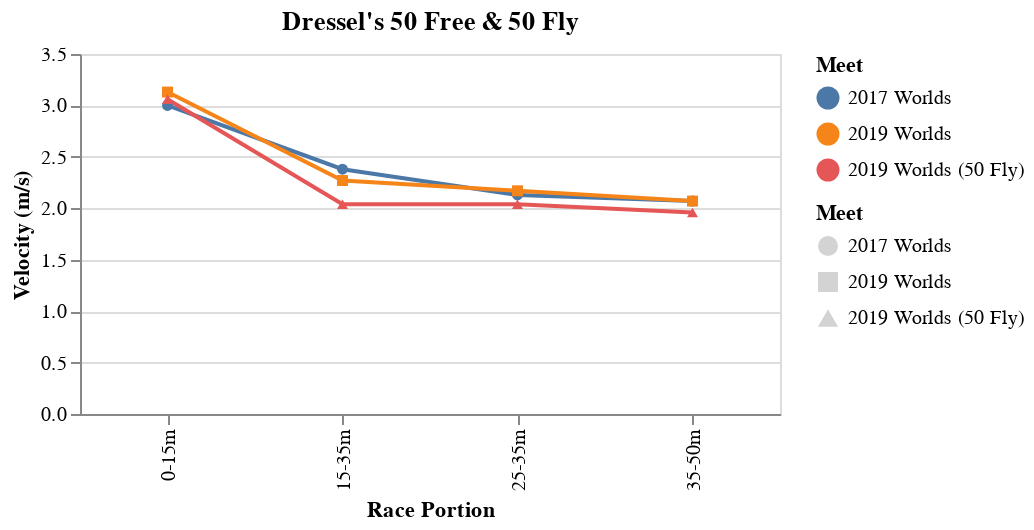

Write the Vega-Lite specification saved for this chart.
### Vega specification from a JSON file in a GitHub repository (floating-point values rounded to 4 significant figures)
{"$schema": "https://vega.github.io/schema/vega/v5.json", "autosize": "pad", "padding": 5, "width": 350, "height": 180, "title": {"text": "Dressel's 50 Free & 50 Fly", "frame": "group"}, "style": "cell", "data": [{"name": "selector011_store"}, {"name": "selector012_store"}, {"name": "data-194d0f7629c92de0936b81da9d26f618", "values": [{"Race Portion": "0-15m", "Meet": "2017 Worlds", "Velocity (m/s)": 3}, {"Race Portion": "15-35m", "Meet": "2017 Worlds", "Velocity (m/s)": 2.38}, {"Race Portion": "25-35m", "Meet": "2017 Worlds", "Velocity (m/s)": 2.13}, {"Race Portion": "35-50m", "Meet": "2017 Worlds", "Velocity (m/s)": 2.07}, {"Race Portion": "0-15m", "Meet": "2019 Worlds", "Velocity (m/s)": 3.13}, {"Race Portion": "15-35m", "Meet": "2019 Worlds", "Velocity (m/s)": 2.27}, {"Race Portion": "25-35m", "Meet": "2019 Worlds", "Velocity (m/s)": 2.17}, {"Race Portion": "35-50m", "Meet": "2019 Worlds", "Velocity (m/s)": 2.07}, {"Race Portion": "0-15m", "Meet": "2019 Worlds (50 Fly)", "Velocity (m/s)": 3.06}, {"Race Portion": "15-35m", "Meet": "2019 Worlds (50 Fly)", "Velocity (m/s)": 2.04}, {"Race Portion": "25-35m", "Meet": "2019 Worlds (50 Fly)", "Velocity (m/s)": 2.04}, {"Race Portion": "35-50m", "Meet": "2019 Worlds (50 Fly)", "Velocity (m/s)": 1.96}]}, {"name": "data_1", "source": "data-194d0f7629c92de0936b81da9d26f618", "transform": [{"type": "filter", "expr": "datum[\"Velocity (m/s)\"] !== null && !isNaN(datum[\"Velocity (m/s)\"])"}]}], "signals": [{"name": "unit", "value": {}, "on": [{"events": "mousemove", "update": "isTuple(group()) ? group() : unit"}]}, {"name": "selector011", "update": "vlSelectionResolve(\"selector011_store\")"}, {"name": "selector012", "update": "{\"Velocity (m/s)\": selector012_Velocity__m_s_}"}, {"name": "selector012_Velocity__m_s_"}, {"name": "selector011_tuple", "on": [{"events": [{"source": "scope", "type": "mouseover"}], "update": "datum && item().mark.marktype !== 'group' ? {unit: \"layer_0\", fields: selector011_tuple_fields, values: [(item().isVoronoi ? datum.datum : datum)[\"Meet\"]]} : null", "force": true}, {"events": [{"source": "scope", "type": "dblclick"}], "update": "null"}]}, {"name": "selector011_tuple_fields", "value": [{"type": "E", "field": "Meet"}]}, {"name": "selector011_modify", "update": "modify(\"selector011_store\", selector011_tuple, true)"}, {"name": "selector012_Race_Portion", "on": [{"events": {"signal": "selector012_translate_delta"}, "update": "panLinear(selector012_translate_anchor.extent_x, -selector012_translate_delta.x / width)"}, {"events": {"signal": "selector012_zoom_delta"}, "update": "zoomLinear(domain(\"x\"), selector012_zoom_anchor.x, selector012_zoom_delta)"}, {"events": [{"source": "scope", "type": "dblclick"}], "update": "null"}]}, {"name": "selector012_Velocity__m_s_", "on": [{"events": {"signal": "selector012_translate_delta"}, "update": "panLinear(selector012_translate_anchor.extent_y, selector012_translate_delta.y / height)"}, {"events": {"signal": "selector012_zoom_delta"}, "update": "zoomLinear(domain(\"y\"), selector012_zoom_anchor.y, selector012_zoom_delta)"}, {"events": [{"source": "scope", "type": "dblclick"}], "update": "null"}], "push": "outer"}, {"name": "selector012_tuple", "on": [{"events": [{"signal": "selector012_Race_Portion || selector012_Velocity__m_s_"}], "update": "selector012_Race_Portion && selector012_Velocity__m_s_ ? {unit: \"layer_0\", fields: selector012_tuple_fields, values: [selector012_Race_Portion,selector012_Velocity__m_s_]} : null"}]}, {"name": "selector012_tuple_fields", "value": [{"field": "Race Portion", "channel": "x", "type": "E"}, {"field": "Velocity (m/s)", "channel": "y", "type": "R"}]}, {"name": "selector012_translate_anchor", "value": {}, "on": [{"events": [{"source": "scope", "type": "mousedown"}], "update": "{x: x(unit), y: y(unit), extent_x: domain(\"x\"), extent_y: domain(\"y\")}"}]}, {"name": "selector012_translate_delta", "value": {}, "on": [{"events": [{"source": "window", "type": "mousemove", "consume": true, "between": [{"source": "scope", "type": "mousedown"}, {"source": "window", "type": "mouseup"}]}], "update": "{x: selector012_translate_anchor.x - x(unit), y: selector012_translate_anchor.y - y(unit)}"}]}, {"name": "selector012_zoom_anchor", "on": [{"events": [{"source": "scope", "type": "wheel", "consume": true}], "update": "{x: invert(\"x\", x(unit)), y: invert(\"y\", y(unit))}"}]}, {"name": "selector012_zoom_delta", "on": [{"events": [{"source": "scope", "type": "wheel", "consume": true}], "force": true, "update": "pow(1.001, event.deltaY * pow(16, event.deltaMode))"}]}, {"name": "selector012_modify", "update": "modify(\"selector012_store\", selector012_tuple, true)"}], "marks": [{"name": "layer_0_pathgroup", "type": "group", "from": {"facet": {"name": "faceted_path_layer_0_main", "data": "data-194d0f7629c92de0936b81da9d26f618", "groupby": ["Meet"]}}, "encode": {"update": {"width": {"field": {"group": "width"}}, "height": {"field": {"group": "height"}}}}, "marks": [{"name": "layer_0_marks", "type": "line", "clip": true, "style": ["line"], "sort": {"field": "datum[\"Race Portion\"]", "order": "descending"}, "from": {"data": "faceted_path_layer_0_main"}, "encode": {"update": {"stroke": [{"test": "!(length(data(\"selector011_store\"))) || (vlSelectionTest(\"selector011_store\", datum))", "scale": "color", "field": "Meet"}, {"value": "lightgray"}], "opacity": [{"test": "!(length(data(\"selector011_store\"))) || (vlSelectionTest(\"selector011_store\", datum))", "value": 1}, {"value": 0.6}], "tooltip": {"signal": "{\"Meet\": ''+datum[\"Meet\"], \"Velocity (m/s)\": format(datum[\"Velocity (m/s)\"], \"\")}"}, "x": {"scale": "x", "field": "Race Portion"}, "y": {"scale": "y", "field": "Velocity (m/s)"}, "defined": {"signal": "datum[\"Velocity (m/s)\"] !== null && !isNaN(datum[\"Velocity (m/s)\"])"}}}}]}, {"name": "layer_1_marks", "type": "symbol", "clip": true, "style": ["point"], "from": {"data": "data_1"}, "encode": {"update": {"opacity": [{"test": "!(length(data(\"selector011_store\"))) || (vlSelectionTest(\"selector011_store\", datum))", "value": 1}, {"value": 0.6}], "fill": [{"test": "!(length(data(\"selector011_store\"))) || (vlSelectionTest(\"selector011_store\", datum))", "scale": "color", "field": "Meet"}, {"value": "lightgray"}], "tooltip": {"signal": "{\"Meet\": ''+datum[\"Meet\"], \"Velocity (m/s)\": format(datum[\"Velocity (m/s)\"], \"\")}"}, "x": {"scale": "x", "field": "Race Portion"}, "y": {"scale": "y", "field": "Velocity (m/s)"}, "shape": {"scale": "shape", "field": "Meet"}}}}], "scales": [{"name": "x", "type": "point", "domain": {"fields": [{"data": "data-194d0f7629c92de0936b81da9d26f618", "field": "Race Portion"}, {"data": "data_1", "field": "Race Portion"}], "sort": true}, "range": [0, {"signal": "width"}], "padding": 0.5}, {"name": "y", "type": "linear", "domain": {"fields": [{"data": "data-194d0f7629c92de0936b81da9d26f618", "field": "Velocity (m/s)"}, {"data": "data_1", "field": "Velocity (m/s)"}]}, "domainRaw": {"signal": "selector012[\"Velocity (m/s)\"]"}, "range": [{"signal": "height"}, 0], "nice": true, "zero": true}, {"name": "color", "type": "ordinal", "domain": {"fields": [{"data": "data-194d0f7629c92de0936b81da9d26f618", "field": "Meet"}, {"data": "data_1", "field": "Meet"}], "sort": true}, "range": "category"}, {"name": "shape", "type": "ordinal", "domain": {"data": "data_1", "field": "Meet", "sort": true}, "range": "symbol"}], "axes": [{"scale": "x", "orient": "bottom", "grid": false, "title": "Race Portion", "labelAlign": "right", "labelAngle": 270, "labelBaseline": "middle", "labelOverlap": true, "zindex": 1}, {"scale": "y", "orient": "left", "grid": false, "title": "Velocity (m/s)", "labelOverlap": true, "tickCount": {"signal": "ceil(height/40)"}, "zindex": 1}, {"scale": "y", "orient": "left", "gridScale": "x", "grid": true, "tickCount": {"signal": "ceil(height/40)"}, "domain": false, "labels": false, "maxExtent": 0, "minExtent": 0, "ticks": false, "zindex": 0}], "legends": [{"stroke": "color", "gradientLength": {"signal": "clamp(height, 64, 200)"}, "symbolType": "circle", "title": "Meet", "encode": {"symbols": {"update": {"opacity": {"value": 1}}}}, "fill": "color"}, {"shape": "shape", "gradientLength": {"signal": "clamp(height, 64, 200)"}, "symbolType": "circle", "title": "Meet", "encode": {"symbols": {"update": {"fill": {"value": "lightgray"}, "opacity": {"value": 1}, "stroke": {"value": "transparent"}}}}}]}
